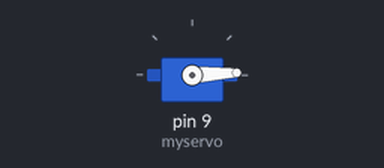
Bench run of a sketch on a simulated Arduino Uno, built with avr-gcc and run on an emulated ATmega328P. Shown: servo.

Above: at 0.05 s.
At 0.85 s:
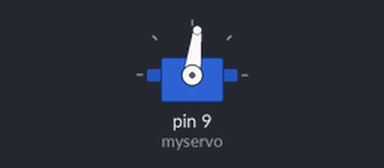
At 1.7 s:
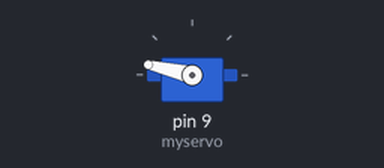
At 3.6 s:
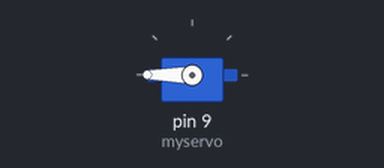
Timing chart, 0 to 8.3 s (numbered marks = the images above):
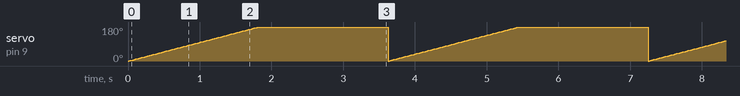

The sketch:

sound_ultasonicWaveSonsor.ino
```cpp
#include<Servo.h>

Servo myservo; //Servo 라이브러리 변수 선언
int pos =0;//Servo 각도

void setup() {
  myservo.attach(9); //디지털 핀 번호 초기화
}

void loop() {
  for(pos =0;pos<360;pos +=1)
  {
    myservo.write(pos); //서브 모터의 각도를 조절하는 명령어
    delay(10);
  }
}
```

Measured:
- by itself, servo on pin 9 (myservo): ramps from 0° to 180° and jumps back, once every 3.6 s
